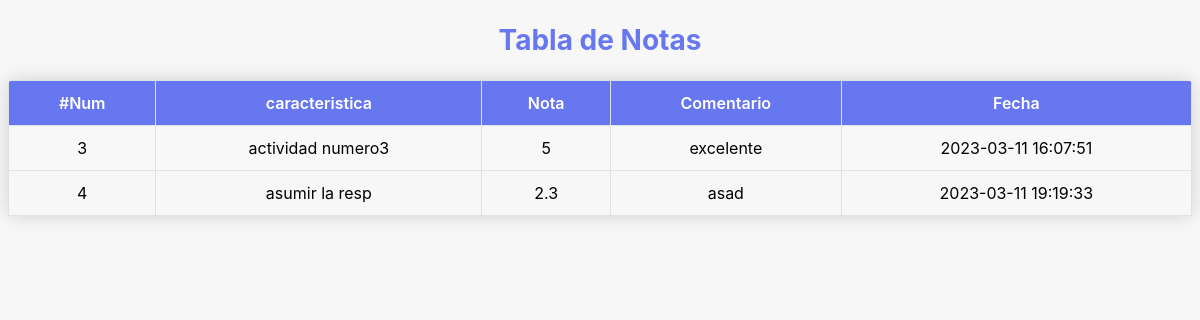
Page /verNotas.php?colaborador_id=1 (signed in) on the committed database.
### tables this page shows
CREATE TABLE `notas` (
  `notaID` int(11) NOT NULL,
  `colaborador_ID` int(11) NOT NULL,
  `caracteristica` varchar(50) NOT NULL,
  `nota` float NOT NULL,
  `comentario` varchar(255) NOT NULL,
  `fecha_registro` timestamp NOT NULL DEFAULT current_timestamp()
);

### verNotas.php (the view, shortened to what this page needs)
<?php
$servername = "localhost";
$username = "root";
$password = "";
$dbname = "prouebatecnica";
$conn = new mysqli($servername, $username, $password, $dbname);
if(isset($_GET["colaborador_id"])) {
  $colaborador_id = $_GET["colaborador_id"];
}
$sql = "SELECT * FROM notas WHERE colaborador_ID = '$colaborador_id'";
$result = $conn->query($sql);
?>
<!DOCTYPE html>
<html>
<head>
  <link rel="stylesheet" href="estilos.css">
</head>
<body>
	<h2>Tabla de Notas</h2>
	<table>
		<tr>
			<th>#Num</th>
      <th>caracteristica</th>
			<th>Nota</th>
			<th>Comentario</th>
			<th>Fecha</th>
		</tr>
		<?php
		while($row = $result->fetch_assoc()) {
			echo "<tr>";
			echo "<td>" . $row["notaID"] . "</td>";
      echo "<td>" . $row["caracteristica"] . "</td>";
			echo "<td>" . $row["nota"] . "</td>";
			echo "<td>" . $row["comentario"] . "</td>";
			echo "<td>" . $row["fecha_registro"] . "</td>";
			echo "</tr>";
		}
		?>
	</table>
</body>
</html>

### estilos.css (style rules this page uses)
body { font-family: Inter, Avenir, Helvetica, Arial, sans-serif; font-synthesis: none; text-rendering: optimizeLegibility; background-color: #f7f7f7; -webkit-font-smoothing: antialiased; -moz-osx-font-smoothing: grayscale; -webkit-text-size-adjust: 100%; }
table { border-collapse: collapse; width: 100%; margin: 20px 0; font-size: 1em; min-width: 400px; border-radius: 5px 5px 0 0; overflow: hidden; box-shadow: 0 0 20px rgba(0, 0, 0, 0.15); }
table th, table td { padding: 12px 15px; text-align: center; border: 1px solid #dee2e6; }
table th { background-color: #6777ef; color: #fff; font-weight: 600; }
table tr:nth-child(even) { background-color: #f8f8f8; }
h2 { text-align: center; color: #6777ef; font-size: 28px; font-weight: bold; }

### rows in the picture
notas: notaID "3", caracteristica "actividad numero3", nota "5", comentario "excelente", fecha_registro "2023-03-11 16:07:51"
notas: notaID "4", caracteristica "asumir la resp", nota "2.3", comentario "asad", fecha_registro "2023-03-11 19:19:33"
